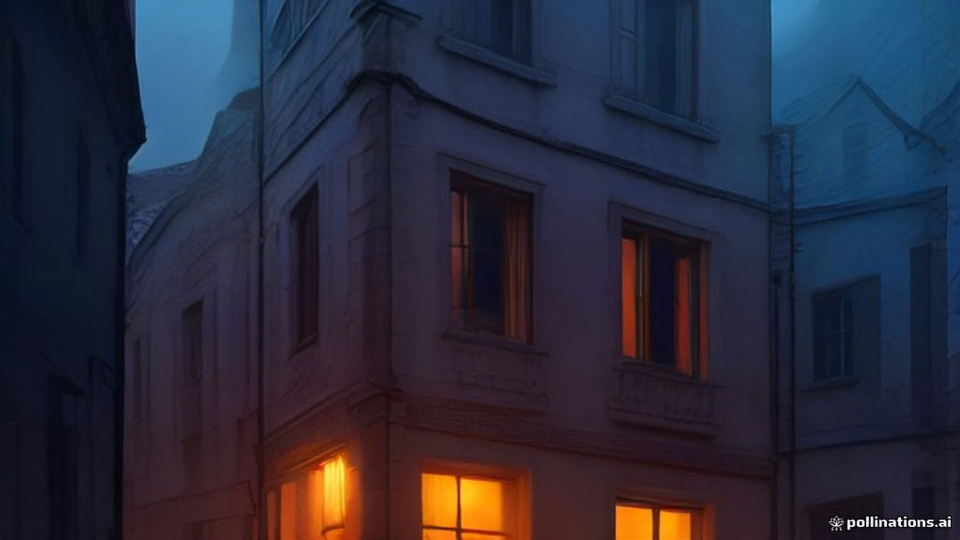
#> input picture channels/channel_02_sleep_history/episodes/SH01_roman_apartment/images/01.jpg, 1920 x 1080 px (shown at 1/2 size)
$ python -i generate_thumbnail.py   (imports and definitions only)
#> lines starting #> are read from the running program, lines starting #| are printed output that depends on the picture
#> further down, picture is the input picture: PIL image 1920x1080 RGB; mean R, G, B 42.1, 42.8, 59.1
"""YouTube-обложка 1280x720: фон без текста + крупный заголовок."""

from __future__ import annotations

import argparse
import csv
import io
import re
import sys
from pathlib import Path
from urllib.parse import quote

import requests
from PIL import Image, ImageDraw, ImageEnhance, ImageFont

ROOT = Path(__file__).resolve().parents[1]
WIDTH = 1280
HEIGHT = 720
SLEEP_CHANNEL = "channel_02_sleep_history"
GAMING_CHANNEL = "channel_01_gaming_mysteries"
TITLE_LINE_RE = re.compile(r"^\d+\.\s+(.+)$")
SUBTITLE_RE = re.compile(r"^###\s+Titles\s*$", re.I)
QUOTED_RE = re.compile(r'"([^"]{3,40})"')
PROMPT_RE = re.compile(r"^PROMPT:\s*(.+)$", re.IGNORECASE)
IMAGE_SUFFIXES = {".jpg", ".jpeg", ".png", ".webp"}
FONT_CANDIDATES = (
    Path(r"C:\Windows\Fonts\arialbd.ttf"),
    Path(r"C:\Windows\Fonts\impact.ttf"),
    Path(r"C:\Windows\Fonts\segoeuib.ttf"),
)


# [18 lines left out: function resolve_episode, not called in this run]


def metadata_text(episode_dir: Path) -> str:
    path = episode_dir / "metadata.md"
    return path.read_text(encoding="utf-8-sig") if path.is_file() else ""


# [152 lines left out: functions first_visual_prompt, title_from_backlog, pick_title, headline_words, thumbnail_prompt, pollinations_urls and 2 more, not called in this run]


def apply_vignette(image: Image.Image) -> Image.Image:
    shaded = ImageEnhance.Brightness(image).enhance(0.72)
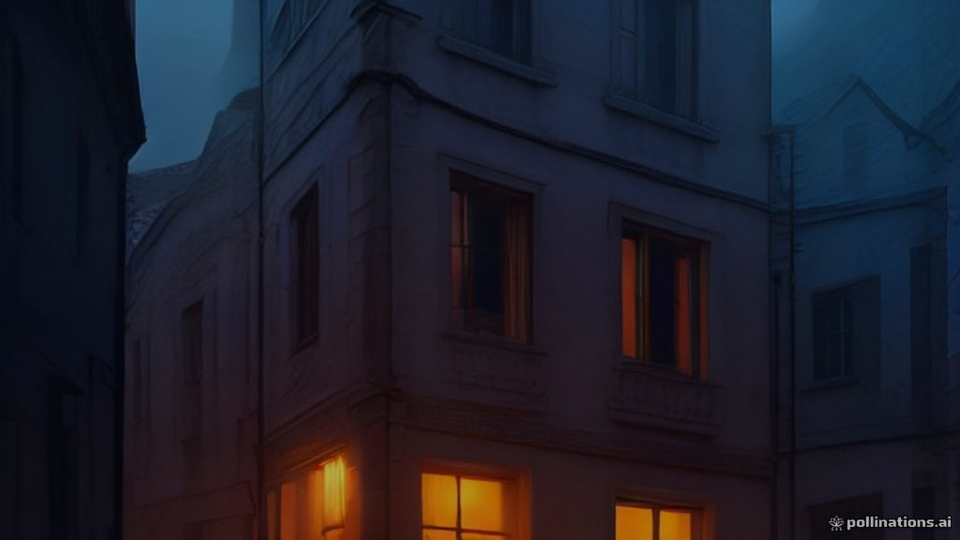
#> shaded: PIL image 1920x1080 RGB (shown at 1/2 size); mean R, G, B 29.8, 30.4, 42.1
    overlay = Image.new("RGBA", (WIDTH, HEIGHT), (0, 0, 0, 0))
#> overlay: PIL image 1280x720 RGBA; every value is 0
    draw = ImageDraw.Draw(overlay)
    draw.rectangle((0, 0, WIDTH, HEIGHT), fill=(0, 0, 0, 80))
    draw.ellipse((-140, -90, WIDTH + 140, HEIGHT + 120), fill=(0, 0, 0, 120))
    base = shaded.convert("RGBA")
#> (the run stopped early here; a loop or call above may not have finished)

$ run again, on channels/channel_02_sleep_history/episodes/SH02_a_slow_drift_from_earth_to_saturn/images/01.jpg
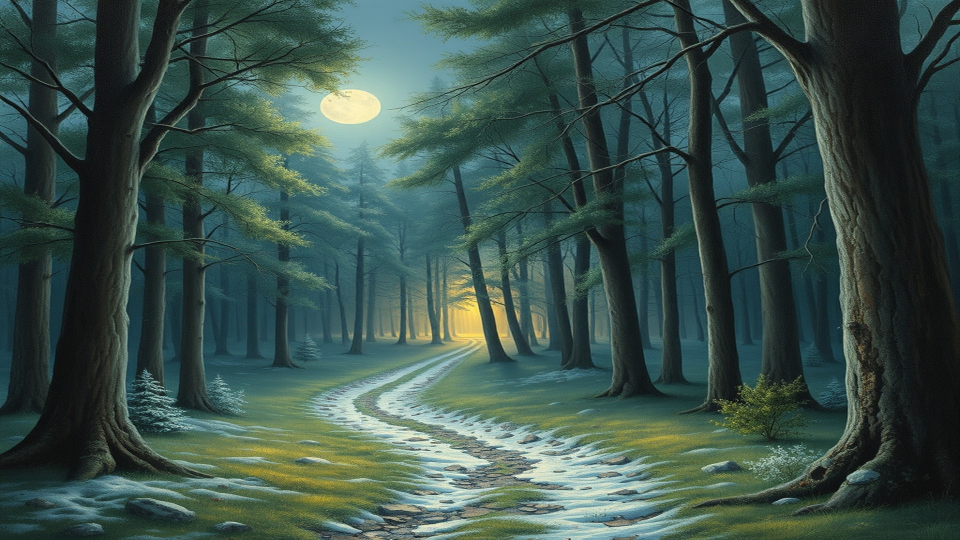
#> input picture channels/channel_02_sleep_history/episodes/SH02_a_slow_drift_from_earth_to_saturn/images/01.jpg, 1920 x 1080 px (shown at 1/2 size)
#> picture is the input picture: PIL image 1920x1080 RGB; mean R, G, B 59.1, 82.5, 75.9
#> in apply_vignette, `shaded = ImageEnhance.Brightness(image).enhance(0.72)`:
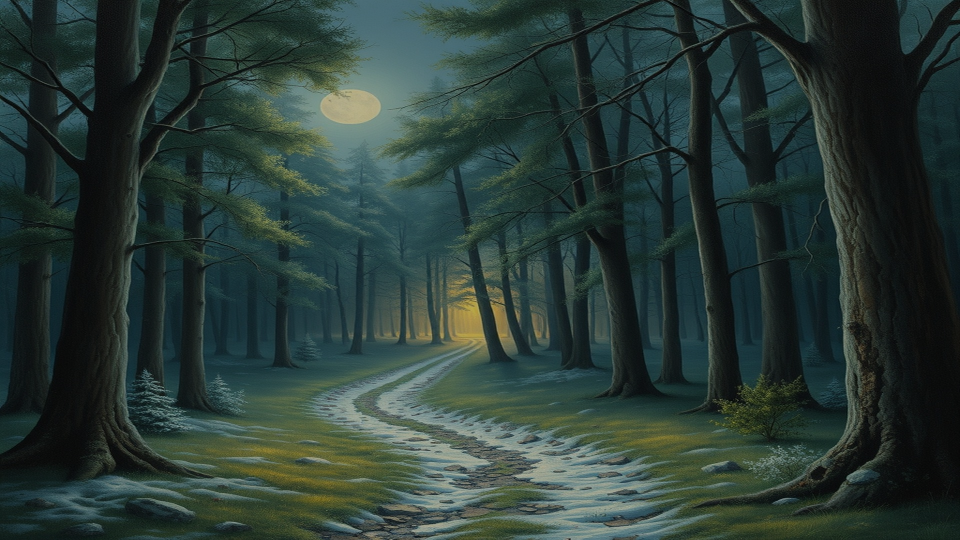
#> shaded: PIL image 1920x1080 RGB (shown at 1/2 size); mean R, G, B 42, 58.9, 54.1
#> overlay: PIL image 1280x720 RGBA; every value is 0

$ run again, on channels/channel_02_sleep_history/episodes/SH02_a_slow_drift_from_earth_to_saturn/images/02.jpg
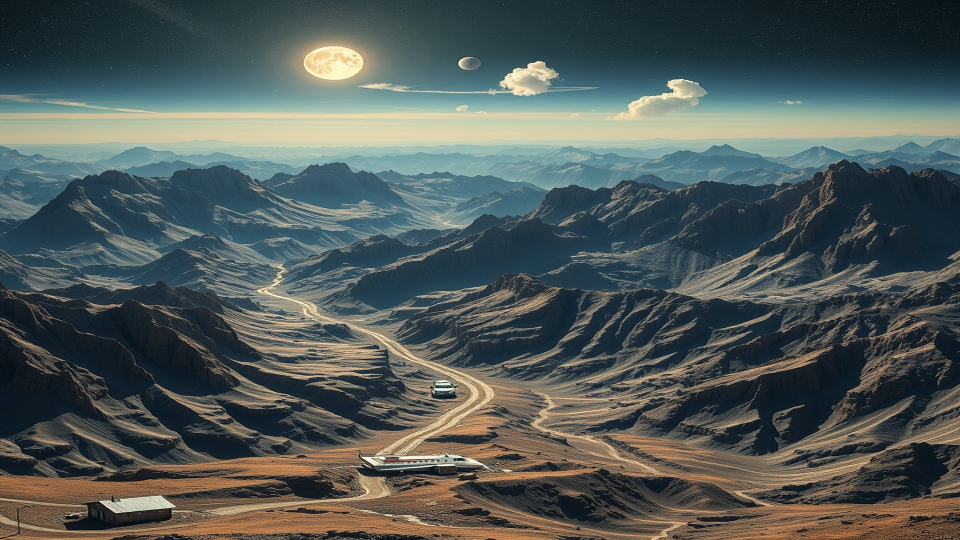
#> input picture channels/channel_02_sleep_history/episodes/SH02_a_slow_drift_from_earth_to_saturn/images/02.jpg, 1920 x 1080 px (shown at 1/2 size)
#> picture is the input picture: PIL image 1920x1080 RGB; mean R, G, B 81, 90.3, 88.2
#> in apply_vignette, `shaded = ImageEnhance.Brightness(image).enhance(0.72)`:
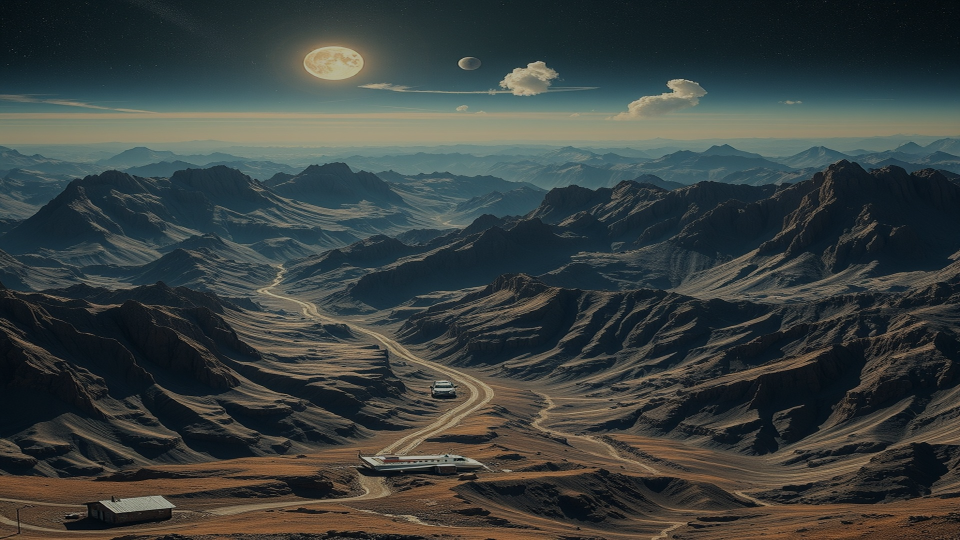
#> shaded: PIL image 1920x1080 RGB (shown at 1/2 size); mean R, G, B 57.8, 64.5, 63.1
#> overlay: PIL image 1280x720 RGBA; every value is 0

$ run again, on channels/channel_02_sleep_history/episodes/SH02_a_slow_drift_from_earth_to_saturn/images/03.jpg
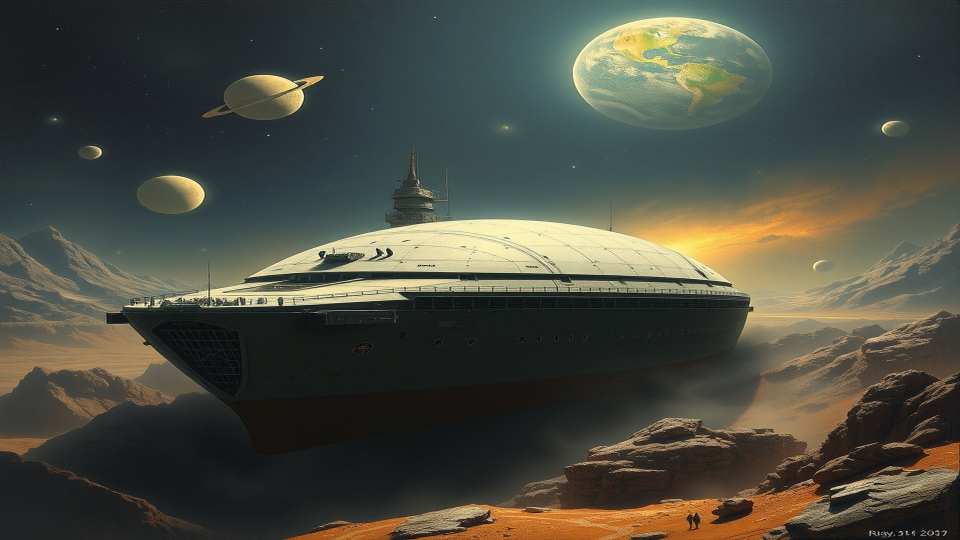
#> input picture channels/channel_02_sleep_history/episodes/SH02_a_slow_drift_from_earth_to_saturn/images/03.jpg, 1920 x 1080 px (shown at 1/2 size)
#> picture is the input picture: PIL image 1920x1080 RGB; mean R, G, B 75.1, 76, 64.8
#> in apply_vignette, `shaded = ImageEnhance.Brightness(image).enhance(0.72)`:
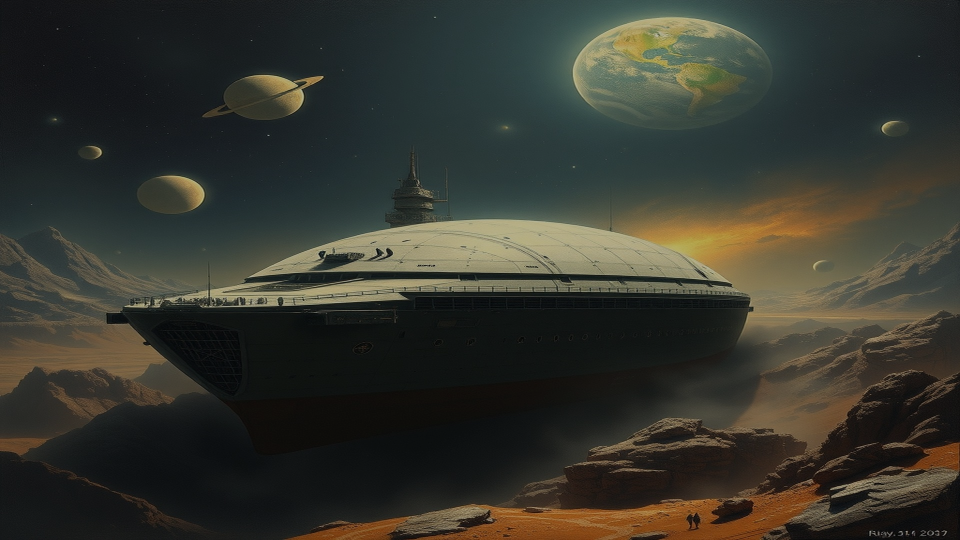
#> shaded: PIL image 1920x1080 RGB (shown at 1/2 size); mean R, G, B 53.6, 54.3, 46.2
#> overlay: PIL image 1280x720 RGBA; every value is 0
